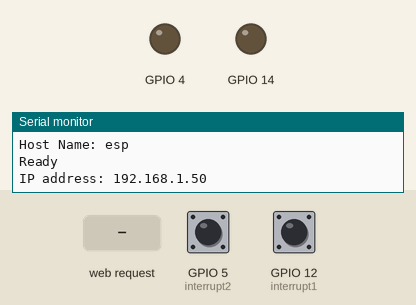
Simulated run of this sketch. Board: ESP8266 (NodeMCU). Shown: output pins drawn as LEDs (lit = HIGH), the last lines printed to the serial monitor. The test bench sets the inputs (shaded band); at power-on: GPIO 5 (interrupt2) HIGH, GPIO 12 (interrupt1) HIGH. WiFi joins after 1.5 s; servers stay silent unless stated.

Above: at 2.7 s.
2.8 s: HTTP request GET /gpio/1 received
At 3.2 s:
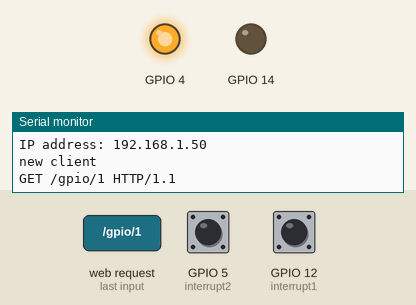
4.8 s: HTTP request GET /Status received
Timing chart, 0 to 7.8 s (numbered marks = the images above; inputs shaded):
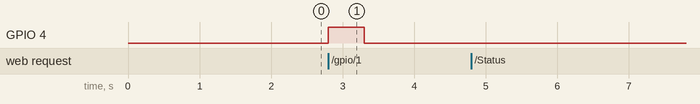

Measured:
- after the input at 2.8 s, GPIO 4: LOW → HIGH at once, → LOW 0.50 s later

The sketch:

Garage_Door_Opener_SMS.ino
```cpp
/*  This is the ESP8266 code that operates Cerberus the Garage door opener
 *
 *  Note - In Arduino IDE set the "board" to "NodMCU 1.0 (ESP12E Module)"
 *
 *  This sketch sets up a simple HTTP-like server that works with Fauxmo and Amazon Echo.
 *
 *  It is a modification of the basic Switch code to toggle the GPIO High and then Low.
 *  The server will set a GPIO pin which will be automatically reset after a short (500ms) pause.
 *  http://server_ip/gpio/1 will set the GPIO4 High (1), and then set back to Low (0) to release the garage door switch
 *  On the HiLetGo ESP8266 set pinmode(4,output)
 *
 *  I just modified the code to include "Status" reporting. Typing  http://server_ip/Status into your browser
 *  will return the status information from the HALL Effect sensors. This helps in the installation debug.
 *  Now you can check the alignment of the Magnets with the sensors. I will try to implement this into the
 *  Android APP as a status button. This will let me check if I closed the door.
 *
 *  On the Chines ESP8266 labeled LoLin set pinmode(4, output), actual output will be on pin labeled D2
 *  In previous iterations (Greta) the toggle function was accomplished in the Android Garage Door Software (Greta)
 *  but this would not work with Echo, as it is only able to send on/off commands. The Server_ip is the IP address of
 *  the ESP8266 module, and will be printed to Serial when the module is connected. I included "Host Name" programming,
 *  this helps me identify the device so I can set a static IP on my network.
 *
 *  I made modifications to this software to interface a couple of HALL-Effect Sensors (Part Number: A3144E) as Status indicators
 *  On the Chinese ESP8266 labeled Lolin set pinmode(5, INPUT_PULLUP). Actual input will be on pin labeled D1 (Status OPen)
 *  and pinmode(12, INPUT_PULLUP), Actual input will be on pin labeled D6 (Status Closed)
 *
 *  I Implemente SMS notification of Garage Door Status using IFTTT Maker Recipe. Code is set up to monitor the time the door is
 *  open and send an SMS to my phone if it remains open for over an hour.
 *
 *  I have included the _Over-The-Air(OTA) Update" code to allow for updating the ESP8266 without
 *  connecting a USB cable. Since this is installed overhead in the garage, it will be more conveinient when
 *  I want to make changes.
*/

#include <SimpleTimer.h>
#include <ESP8266WiFi.h>
#include <ESP8266HTTPClient.h>
#include <ESP8266mDNS.h>
#include <WiFiUdp.h>
#include <ArduinoOTA.h>
#include <ESP8266httpUpdate.h>
extern "C" {
#include "user_interface.h"
}
#include "Keys.h"  //includes the wifi credentials and IFTTT URL

#ifdef DEBUG_ESP_PORT
#define DEBUG_MSG(...) DEBUG_ESP_PORT.printf( __VA_ARGS__ )
#else
#define DEBUG_MSG(...)
#endif

// Hostname defaults to esp8266-[ChipID]

//Garage Door Status variables
int Status_Open;
int Status_Closed;
int On_Status;
String Door_Status = "Unknown";
int val;

//Interrupt Definition
const byte interrupt1 = 12;
const byte interrupt2 = 5;
volatile byte state = LOW;

//Garage Door Open Timer setup
double openForTooLongInMins = 60;
int doorOpenedAtTimeInMills = 0;
int doorOpenDurationInSeconds = 0;
bool messageSentInThisOpening = false;
const int doorOpen = HIGH;
const int doorClosed = LOW;
SimpleTimer timer;

// Create an instance of the server
// specify the port to listen on as an argument
WiFiServer server(80);

//-------------------------------------------------------------------------------
void setup() {

// Hostname defaults to esp8266-[ChipID]
wifi_station_set_hostname(Host_Name);

Serial.begin(115200);
delay(10);

Serial.println("Booting");
WiFi.mode(WIFI_STA);

pinMode(14, OUTPUT);

// prepare GPIO4 to control the door switch
pinMode(4, OUTPUT);
digitalWrite(4, 0);

// Prepare GPIO5 to monitor Status of the door
pinMode(interrupt1, INPUT_PULLUP);
attachInterrupt(digitalPinToInterrupt(interrupt1), Status, CHANGE);

// Prepare GPIO12 to monitor Status of the door
pinMode(interrupt2, INPUT_PULLUP);
attachInterrupt(digitalPinToInterrupt(interrupt2), Status, CHANGE);

// Connect to WiFi network
Serial.println();
Serial.println();
Serial.print("Connecting to ");
Serial.println(wifiCreds[0]);
Serial.println(Host_Name);

WiFi.begin(wifiCreds[0], wifiCreds[1]);


while (WiFi.status() != WL_CONNECTED) {
delay(500);
// ESP.restart();
Serial.print(".");
}
Serial.println("");
Serial.println("WiFi connected");

// Start the server
server.begin();
Serial.println("Server started");

// Print the IP address
Serial.println(WiFi.localIP());

// print the host name
Serial.print("Host Name: ");
Serial.println(WiFi.hostname());

// Port defaults to 8266
// ArduinoOTA.setPort(8266);

// Hostname defaults to esp8266-[ChipID]
ArduinoOTA.setHostname(Host_Name);

// No authentication by default
//ArduinoOTA.setPassword((const char *)"1234");

ArduinoOTA.onStart([]() {
Serial.println("Start");
});

ArduinoOTA.onEnd([]() {
Serial.println("\nEnd");
});

ArduinoOTA.onProgress([](unsigned int progress, unsigned int total) {
Serial.printf("Progress: %u%%\r", (progress / (total / 100)));
});

ArduinoOTA.onError([](ota_error_t error) {
Serial.printf("Error[%u]: ", error);
if (error == OTA_AUTH_ERROR) Serial.println("Auth Failed");
else if (error == OTA_BEGIN_ERROR) Serial.println("Begin Failed");
else if (error == OTA_CONNECT_ERROR) Serial.println("Connect Failed");
else if (error == OTA_RECEIVE_ERROR) Serial.println("Receive Failed");
else if (error == OTA_END_ERROR) Serial.println("End Failed");
});

//setup the OTA server
ArduinoOTA.begin();

Serial.println("Ready");
Serial.print("IP address: ");
Serial.println(WiFi.localIP());

//check Status of Garage Door at power-up
if (Door_Status = "Unknown") Status();
timer.setInterval(5000, checkOpen);
}
/*------------------------------------------------------------
* Interrupt Service Routine for Garage Door Status
* The routine is set-up to read two HALL-Effect sensors
* One (Status_Open) is triggered when the door is all the way open
* The second (Status_Closed) one is triggered when the door is all the way closed
* If they are both reading "Low" then there is a sensor error,
* since they are pulled up to 3.3volts and are pulled low when the magenet
* is present. The second one is probably over-kill, but it gives an indiction if the door
* is only partially open
*/

void Status() {
Status_Open = digitalRead(interrupt1);
Status_Closed = digitalRead(interrupt2);
switch (Status_Open) {
case 0:
{
switch (Status_Closed) {
case 0:
{
Door_Status = "Sensor Error";
}
break;
case 1: {
Door_Status = "Open";
}
break;
}
}
break;
case 1:
{
switch (Status_Closed) {
case 0:
{
Door_Status = "Closed";
}
break;
case 1: {
Door_Status = "Partially Open";
}
break;
}
}
}
}

/*------------------------------------------------------------
 * Door Monitoring and SMS message routines
 *
*/
void resetDoorOpenCounter() {
doorOpenDurationInSeconds = 0;
messageSentInThisOpening = false;
}

void sendSms(String message) {
HTTPClient http;

http.begin(iftttMakerUrl, "A9 81 E1 35 B3 7F 81 B9 87 9D 11 DD 48 55 43 2C 8F C3 EC 87");

http.addHeader("content-type", "application/json");
int result = http.POST("{\"value1\":\"" + message + "\"}");

http.end();
}

void checkOpen() {
if ( digitalRead(interrupt2) == doorOpen ) {
doorOpenDurationInSeconds += 5;
}
if (digitalRead(interrupt2) == doorClosed) {
}

if ( messageSentInThisOpening == false &&
doorOpenDurationInSeconds > openForTooLongInMins * 60 ) {
String messageToSend = (String)"WARNING: your garage door has been open for more than " + openForTooLongInMins + " mins!";
sendSms(messageToSend);

doorOpenDurationInSeconds =0;
// todo: this does not know if it sent successfully. needs work
messageSentInThisOpening = true;
}
}


//--------------------------------------------------------------
void loop() {
timer.run();
ArduinoOTA.handle();

// Check if a client has connected
WiFiClient client = server.available();
if (!client) {
return;
}

// Wait until the client sends some data
Serial.println("new client");
while (!client.available()) {
delay(1);
}

// Read the first line of the request
String req = client.readStringUntil('\r');
Serial.println(req);
client.flush();

// Match the request
int val;
if (req.indexOf("/gpio/1") != -1){
val = 1;
digitalWrite(4, val);
delay (500);
val = 0;
digitalWrite(4, val);
client.flush();}
else if (req.indexOf("/Status") != -1){
val = 0;
client.flush();}
else {
val=0;
Serial.println("invalid request");
client.stop();
return;
}

// Prepare the response
String s = "HTTP/1.1 200 OK\r\nContent-Type: text/html\r\n\r\n\r\n<html>\r\nGarage Door is now: ";
s += (Door_Status);
s += "</html>\n";

// Send the response to the client
client.print(s);
delay(1);
Serial.println("Client disonnected");

// The client will actually be disconnected
// when the function returns and 'client' object is detroyed

}
```

Keys.h
```cpp
const char* wifiCreds[] = {"SSID", "Password"};

char* Host_Name ="Garage Door";

String iftttMakerUrl = "https://maker.ifttt.com/trigger/esp_message/with/key/TBD";
```
